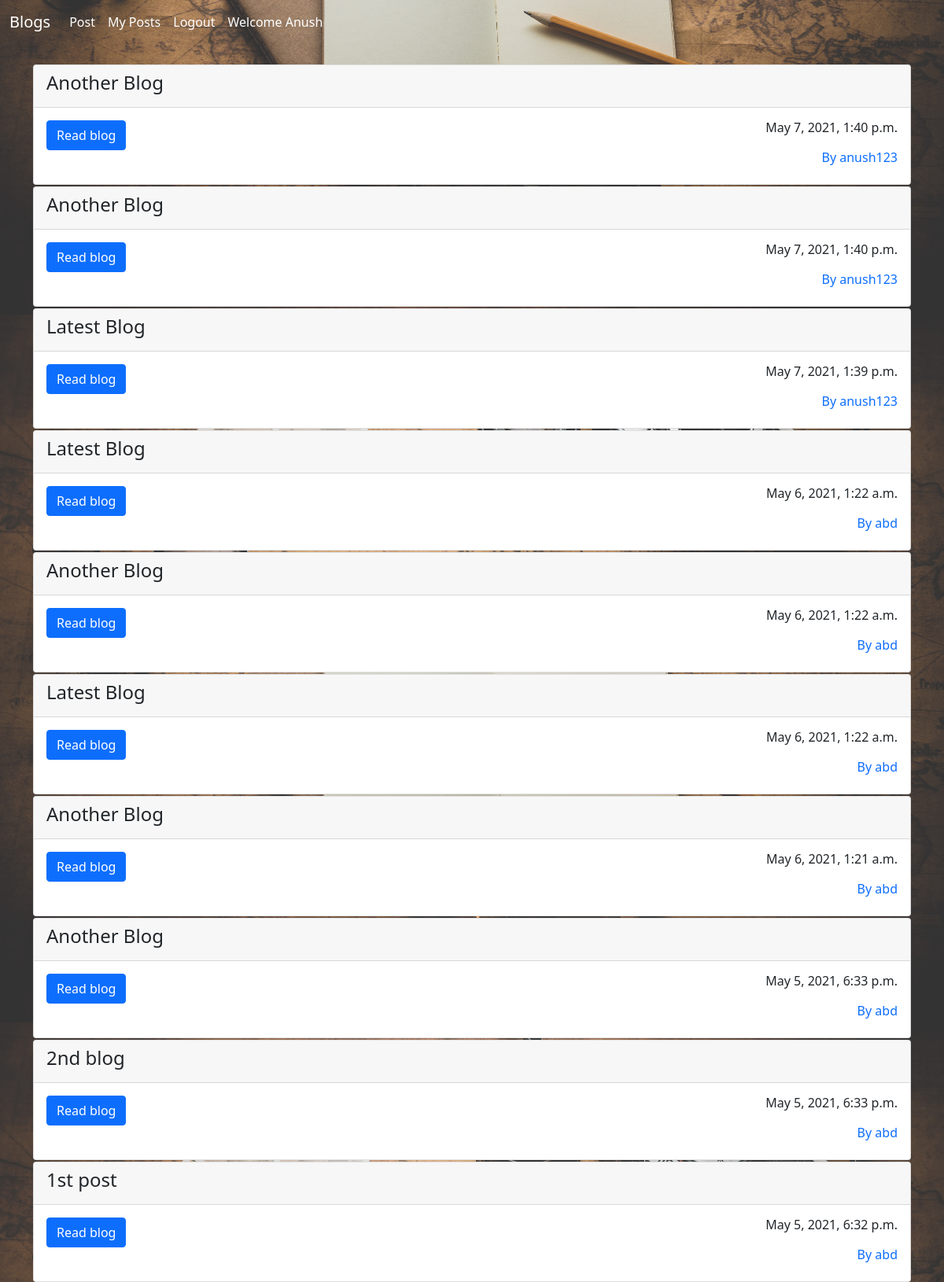
Screenshot of /posts (signed in) with the database file from the repository.
### blog_app/models.py (models this page shows)
class Post(models.Model):
    title = models.CharField(max_length=100)
    content = models.TextField()
    author = models.ForeignKey(User, on_delete=models.CASCADE)
    created_at = models.DateTimeField(auto_now_add=True)
    updated_at = models.DateTimeField(auto_now=True)

### blog_app/views.py (the view)
# urls.py: path('posts', user_views.posts, name='posts'),
@login_required
def posts(request):
    posts = Post.objects.all().order_by('-created_at')
    return render(request, 'blog_app/posts.html', {'posts': posts})

### blog_app/templates/blog_app/posts.html (shortened to what this page needs)
{% extends 'blog_app/base.html' %}
{% block content %}
    {% for post in posts %}
    <div class="container">
            <div class="row">
                <div class="col-md-12">
                    <div class="card  top_margin">
                        <div class="card-header">
                            <div class="card-title">
                                <h4>{{ post.title }}</h4>
                            </div>
                        </div>
                        <div class="card-body">
                                <a href="{% url 'read_post' post.id %}"><button class="btn btn-primary">Read blog</button></a>
                                <h6 style="float: right;">{{ post.created_at }}</h6>
                                <br>
                                <a href="{% url 'author' post.author.username %}"><h6 style="float: right;">By {{ post.author }}</h6></a>
                        </div>
                    </div>
                </div>
            </div>
    </div>
    {% endfor %}
{% endblock %}

### blog_app/templates/blog_app/base.html (shortened to what this page needs)
{% load static %}
<!DOCTYPE html>
<html lang="en">
<head>
    <link href="https://cdn.jsdelivr.net/npm/bootstrap@5.0.0-beta3/dist/css/bootstrap.min.css" rel="stylesheet">
</head>
<nav class="navbar navbar-expand-lg">
    <div class="container-fluid">
      {% if request.user.is_authenticated %}
          <a class="navbar-brand text-white" href="{% url 'posts' %}">Blogs</a>
      <div class="collapse navbar-collapse" id="navbarNavAltMarkup">
        <div class="navbar-nav">
          <a class="nav-link text-white" href="{% url 'post' %}">Post</a>
          <a class="nav-link text-white" href="{% url 'my_posts' %}">My Posts</a>
          <a class="nav-link text-white" href="{% url 'logout' %}">Logout</a>
          <a class="nav-link text-white" href="{% url 'profile' %}" tabindex="-1" aria-disabled="true">Welcome {{ request.user.first_name }}</a>
      {% endif %}
        </div>
      </div>
    </div>
</nav>
<br>
<body>
    {% block content %}
    {% endblock %}
</body>
</html>

### rows the page displays
Post: title "Another Blog", created_at "May 7, 2021, 1:40 p.m.", author "anush123"
Post: title "Another Blog", created_at "May 7, 2021, 1:40 p.m.", author "anush123"
Post: title "Latest Blog", created_at "May 7, 2021, 1:39 p.m.", author "anush123"
Post: title "Latest Blog", created_at "May 6, 2021, 1:22 a.m.", author "abd"
Post: title "Another Blog", created_at "May 6, 2021, 1:22 a.m.", author "abd"
Post: title "Latest Blog", created_at "May 6, 2021, 1:22 a.m.", author "abd"
Post: title "Another Blog", created_at "May 6, 2021, 1:21 a.m.", author "abd"
Post: title "Another Blog", created_at "May 5, 2021, 6:33 p.m.", author "abd"
Post: title "2nd blog", created_at "May 5, 2021, 6:33 p.m.", author "abd"
Post: title "1st post", created_at "May 5, 2021, 6:32 p.m.", author "abd"

### other values shown
{{ request.user.first_name }} "Anush"
